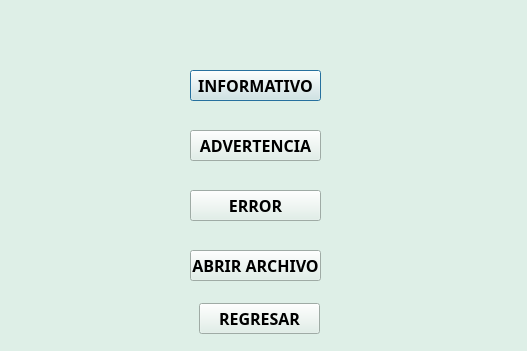
<?xml version="1.0" encoding="UTF-8"?>
<ui version="4.0">
 <class>Dialog</class>
 <widget class="QDialog" name="Dialog">
  <property name="geometry">
   <rect>
    <x>0</x>
    <y>0</y>
    <width>527</width>
    <height>351</height>
   </rect>
  </property>
  <property name="minimumSize">
   <size>
    <width>527</width>
    <height>351</height>
   </size>
  </property>
  <property name="maximumSize">
   <size>
    <width>527</width>
    <height>351</height>
   </size>
  </property>
  <property name="windowTitle">
   <string>MENSAJES</string>
  </property>
  <property name="styleSheet">
   <string notr="true">background-color: rgb(222, 239, 231);</string>
  </property>
  <widget class="QPushButton" name="info">
   <property name="geometry">
    <rect>
     <x>190</x>
     <y>70</y>
     <width>131</width>
     <height>31</height>
    </rect>
   </property>
   <property name="font">
    <font>
     <family>Hack Nerd Font Mono</family>
     <pointsize>12</pointsize>
     <bold>true</bold>
    </font>
   </property>
   <property name="text">
    <string>INFORMATIVO</string>
   </property>
  </widget>
  <widget class="QPushButton" name="adve">
   <property name="geometry">
    <rect>
     <x>190</x>
     <y>130</y>
     <width>131</width>
     <height>31</height>
    </rect>
   </property>
   <property name="font">
    <font>
     <family>Hack Nerd Font Mono</family>
     <pointsize>12</pointsize>
     <bold>true</bold>
    </font>
   </property>
   <property name="text">
    <string>ADVERTENCIA</string>
   </property>
  </widget>
  <widget class="QPushButton" name="error">
   <property name="geometry">
    <rect>
     <x>190</x>
     <y>190</y>
     <width>131</width>
     <height>31</height>
    </rect>
   </property>
   <property name="font">
    <font>
     <family>Hack Nerd Font Mono</family>
     <pointsize>12</pointsize>
     <bold>true</bold>
    </font>
   </property>
   <property name="text">
    <string>ERROR</string>
   </property>
  </widget>
  <widget class="QPushButton" name="file">
   <property name="geometry">
    <rect>
     <x>190</x>
     <y>250</y>
     <width>131</width>
     <height>31</height>
    </rect>
   </property>
   <property name="font">
    <font>
     <family>Hack Nerd Font Mono</family>
     <pointsize>12</pointsize>
     <bold>true</bold>
    </font>
   </property>
   <property name="text">
    <string>ABRIR ARCHIVO</string>
   </property>
  </widget>
  <widget class="QPushButton" name="return1">
   <property name="geometry">
    <rect>
     <x>199</x>
     <y>303</y>
     <width>121</width>
     <height>31</height>
    </rect>
   </property>
   <property name="font">
    <font>
     <family>Hack Nerd Font Mono</family>
     <pointsize>12</pointsize>
     <bold>true</bold>
    </font>
   </property>
   <property name="text">
    <string>REGRESAR</string>
   </property>
  </widget>
 </widget>
 <resources/>
 <connections/>
</ui>
